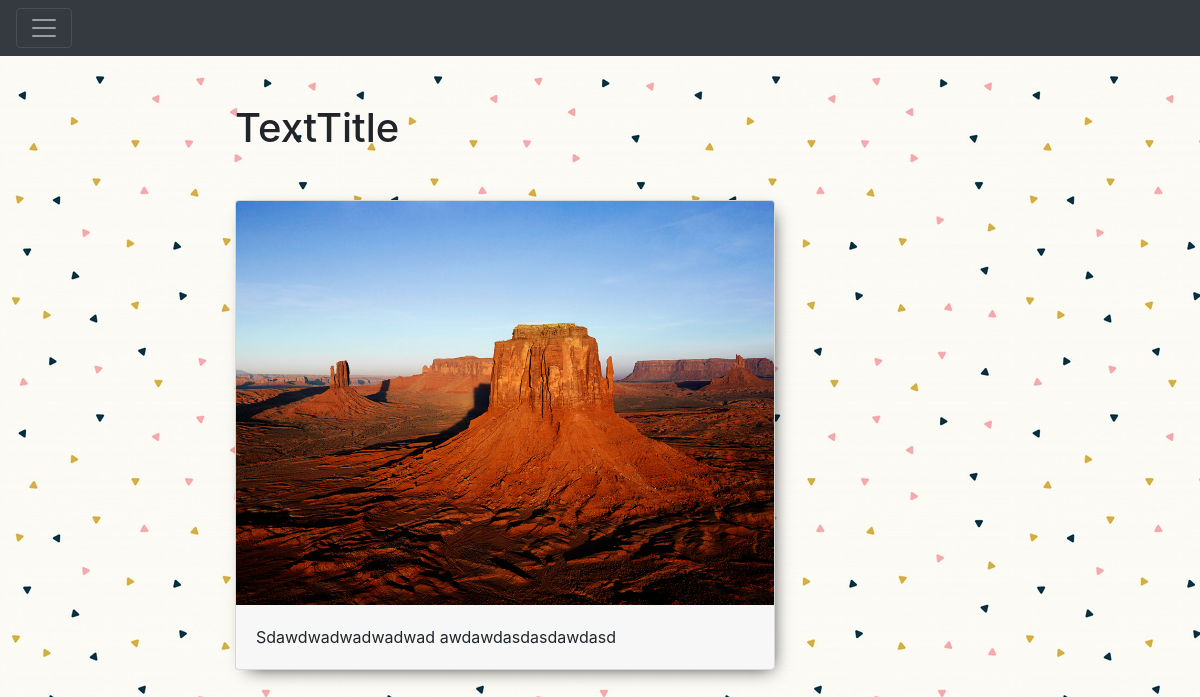
Page /blog/post/texttitle-1552497244/ on the committed database.
### blog/models.py (models this page shows, shortened)
class Post(models.Model):
    title = models.CharField(max_length=150, db_index=True)
    slug = models.SlugField(max_length=150, unique=True,blank=True)
    body = models.TextField(blank=True, db_index=True)
    date_pub = models.DateTimeField(auto_now_add=True)
    tags = models.ManyToManyField('Tag', blank=True, related_name='posts')
    img = models.ImageField(upload_to='images/', null=True, blank=True)

### blog/views.py (the view)
# urls.py: path('post/<str:slug>/', PostDetail.as_view(), name='post_detail_url' ),
class PostDetail(ObjectDetailMixin, View):
    model = Post
    template = 'blog/post_detail.html'

### blog/utils.py (called while the page is built)
    def get(self, request, slug):
        obj = get_object_or_404(self.model, slug__iexact=slug)
        return render(request, self.template, context={self.model.__name__.lower():obj, 'admin_object':obj, 'detail': True})

### blog/templates/blog/post_detail.html (shortened to what this page needs)
{% extends 'blog/base_blog.html' %}
{% block content %}
    <h1 class="mb-5">
    {{post.title}}
  </h1>
<div class="card">
  {% if post.img %}
    <img class="card-img-top" src="{{ post.img.url  }}" width="400" >
  {%endif%}
  <div class="card-body">
    <p class="card-text"> {{post.body}}</p>
  </div>
</div>
{% endblock %}

### static/css/styles.css (style rules this page uses)
body { background-color: #000000; background-image: url('/media/images/1.png'); background-repeat: repeat; }
.card { background-color: #f7f7f7; -webkit-box-shadow: 5px 6px 17px -8px rgba(0,0,0,0.85); -moz-box-shadow: 5px 6px 17px -8px rgba(0,0,0,0.85); box-shadow: 5px 6px 17px -8px rgba(0,0,0,0.85); }

### templates/base.html (style rules this page uses)
body { background-image: url('/media/images/pattern.png'); background-repeat: repeat; }

### rows in the picture
Post: title "TextTitle", img (picture), body "Sdawdwadwadwadwad awdawdasdasdawdasd"
